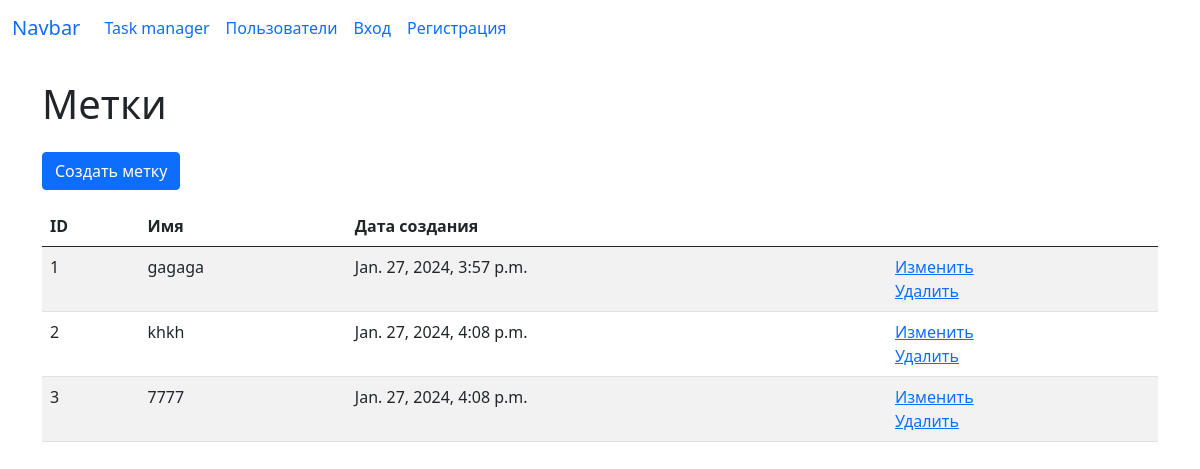
Before: /labels/ with the older database file.
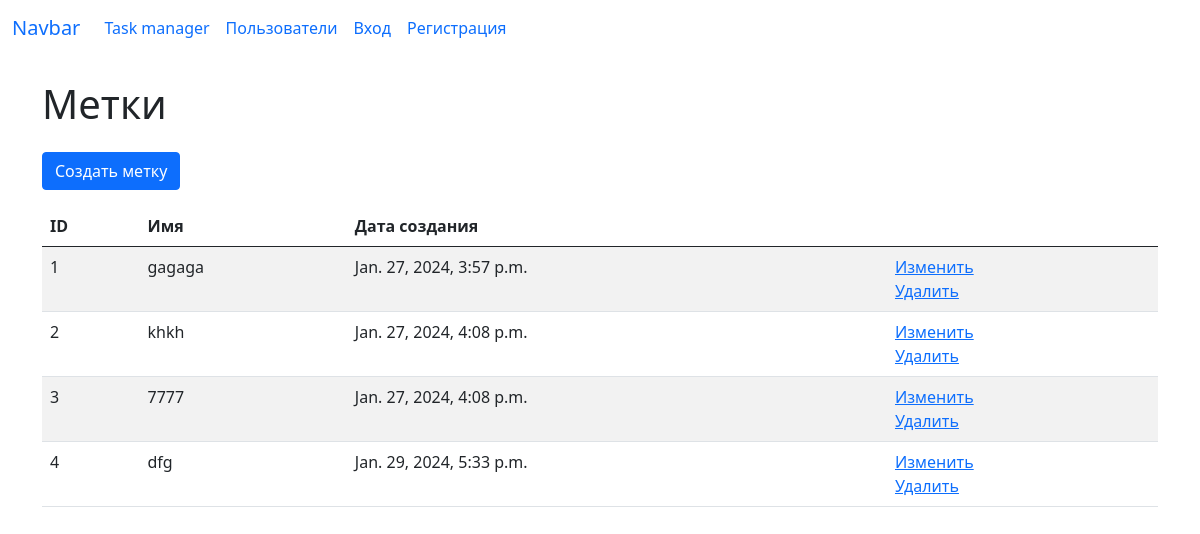
After: the same page with the newer database file.
### task_manager/labels/models.py (models this page shows, shortened)
class Label(models.Model):
    name = models.CharField(
        max_length=100, unique=True
    )
    creation_date = models.DateTimeField(auto_now_add=True)

### task_manager/labels/views.py (the view)
# urls.py: path('', LabelView.as_view(), name='index_page'),
class LabelView(ListView):
    model = Label
    context_object_name = 'labels'
    template_name = 'labels/labels.html'

### task_manager/templates/labels/labels.html (shortened to what this page needs)
{% extends 'base.html' %}
{% load i18n %}
{% block content %}
<div class="container wrapper flex-grow-1">
    <h1 class="my-4">Метки</h1>
<a class="btn btn-primary mb-3" href="/labels/create/">Создать метку</a>
<table class="table table-striped">
  <thead>
    <tr>
      <th>ID</th>
      <th>Имя</th>
      <th>Дата создания</th>
      <th></th>
    </tr>
  </thead>
  <tbody>
  {% for label in labels %}
      <tr>
        <td>{{ label.id }}</td>
        <td>{{ label.name }}</td>
        <td>{{ label.creation_date }}</td>
        <td>
          <a href="{% url 'labels:update_page' pk=label.id %}">Изменить</a>
          <br>
          <a href="{% url 'labels:delete_page' pk=label.id %}">Удалить</a>
        </td>
      </tr>
  {% endfor %}
  </tbody>
</table>
    </div>
{% endblock %}

Changed rows visible on the page:
added Label: id "4", name "dfg", creation_date "Jan. 29, 2024, 5:33 p.m."
